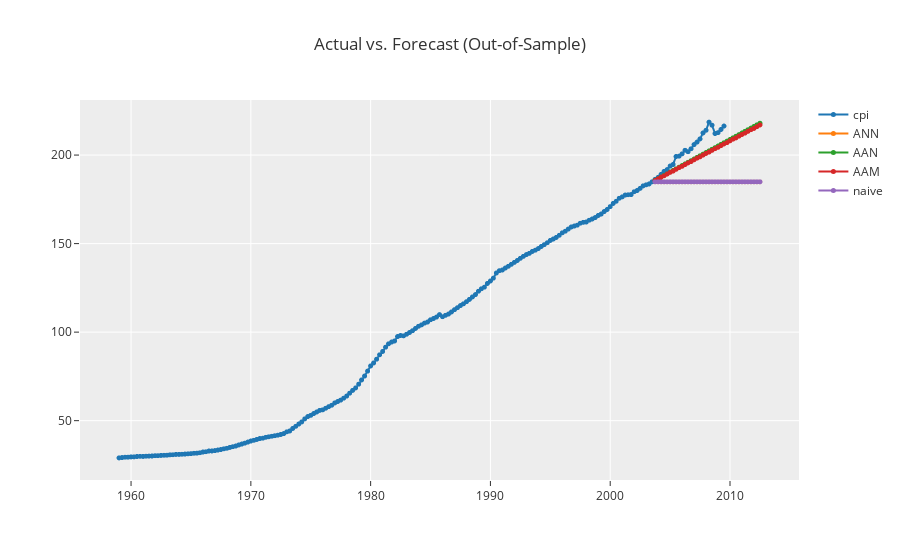

The cell this chart's notebook holds for it:
### Markdown cell above
The winning model is ets_AAM

### Code cell
exp.plot_model(estimator=[ets_ANN, ets_AAN, ets_AAM, naive], 
               data_kwargs={'fh':36,
                            'labels':['ANN','AAN','AAM','naive']})

### Figure 1 — Plotly figure (JSON) as saved in the notebook; plotly's stock layout.template omitted (floating-point values rounded to 4 significant figures; data arrays with more than 128 entries replaced by an {"elided": "..."} marker saying what was removed)
{"data": [{"line": {"color": "rgb(31, 119, 180)", "width": 2}, "marker": {"color": "rgb(31, 119, 180)", "size": 5}, "mode": "lines+markers", "name": "cpi", "type": "scattergl", "x": {"elided": "215 str values"}, "xaxis": "x", "y": {"elided": "215 float values"}, "yaxis": "y"}, {"line": {"color": "rgb(255, 127, 14)", "width": 2}, "marker": {"color": "rgb(255, 127, 14)", "size": 5}, "mode": "lines+markers", "name": "ANN", "type": "scattergl", "x": {"elided": "215 str values"}, "xaxis": "x", "y": {"elided": "215 float values"}, "yaxis": "y"}, {"line": {"color": "rgb(44, 160, 44)", "width": 2}, "marker": {"color": "rgb(44, 160, 44)", "size": 5}, "mode": "lines+markers", "name": "AAN", "type": "scattergl", "x": {"elided": "215 str values"}, "xaxis": "x", "y": {"elided": "215 float values"}, "yaxis": "y"}, {"line": {"color": "rgb(214, 39, 40)", "width": 2}, "marker": {"color": "rgb(214, 39, 40)", "size": 5}, "mode": "lines+markers", "name": "AAM", "type": "scattergl", "x": {"elided": "215 str values"}, "xaxis": "x", "y": {"elided": "215 float values"}, "yaxis": "y"}, {"line": {"color": "rgb(148, 103, 189)", "width": 2}, "marker": {"color": "rgb(148, 103, 189)", "size": 5}, "mode": "lines+markers", "name": "naive", "type": "scattergl", "x": {"elided": "215 str values"}, "xaxis": "x", "y": {"elided": "215 float values"}, "yaxis": "y"}], "layout": {"showlegend": true, "title": {"text": "Actual vs. Forecast (Out-of-Sample)"}, "xaxis": {"anchor": "y", "domain": [0, 1]}, "yaxis": {"anchor": "x", "domain": [0, 1]}}}
